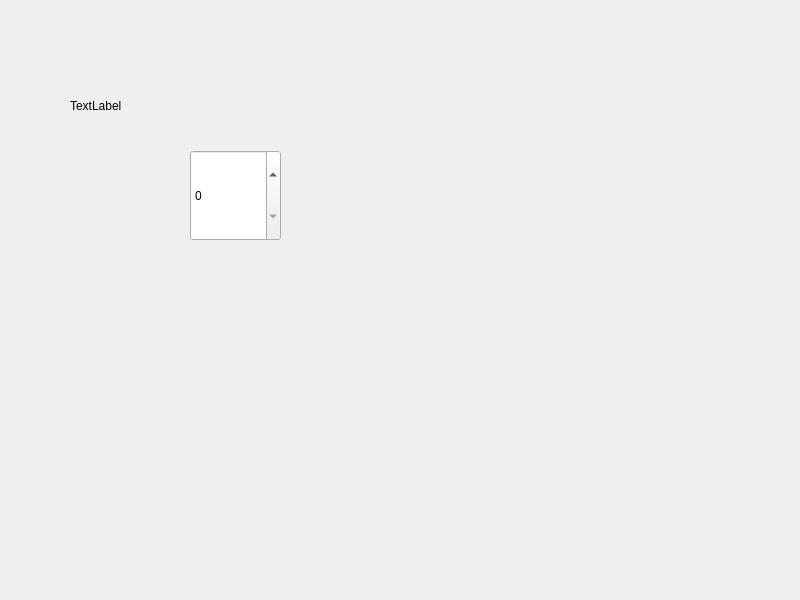
<?xml version="1.0" encoding="UTF-8"?>
<ui version="4.0">
 <class>MainWindow</class>
 <widget class="QMainWindow" name="MainWindow">
  <property name="geometry">
   <rect>
    <x>0</x>
    <y>0</y>
    <width>800</width>
    <height>600</height>
   </rect>
  </property>
  <property name="windowTitle">
   <string>MainWindow</string>
  </property>
  <widget class="QWidget" name="centralwidget">
   <widget class="QLabel" name="label">
    <property name="geometry">
     <rect>
      <x>70</x>
      <y>90</y>
      <width>101</width>
      <height>31</height>
     </rect>
    </property>
    <property name="text">
     <string>TextLabel</string>
    </property>
   </widget>
   <widget class="QSpinBox" name="spinBox">
    <property name="geometry">
     <rect>
      <x>190</x>
      <y>150</y>
      <width>91</width>
      <height>91</height>
     </rect>
    </property>
   </widget>
  </widget>
 </widget>
 <resources/>
 <connections/>
</ui>
